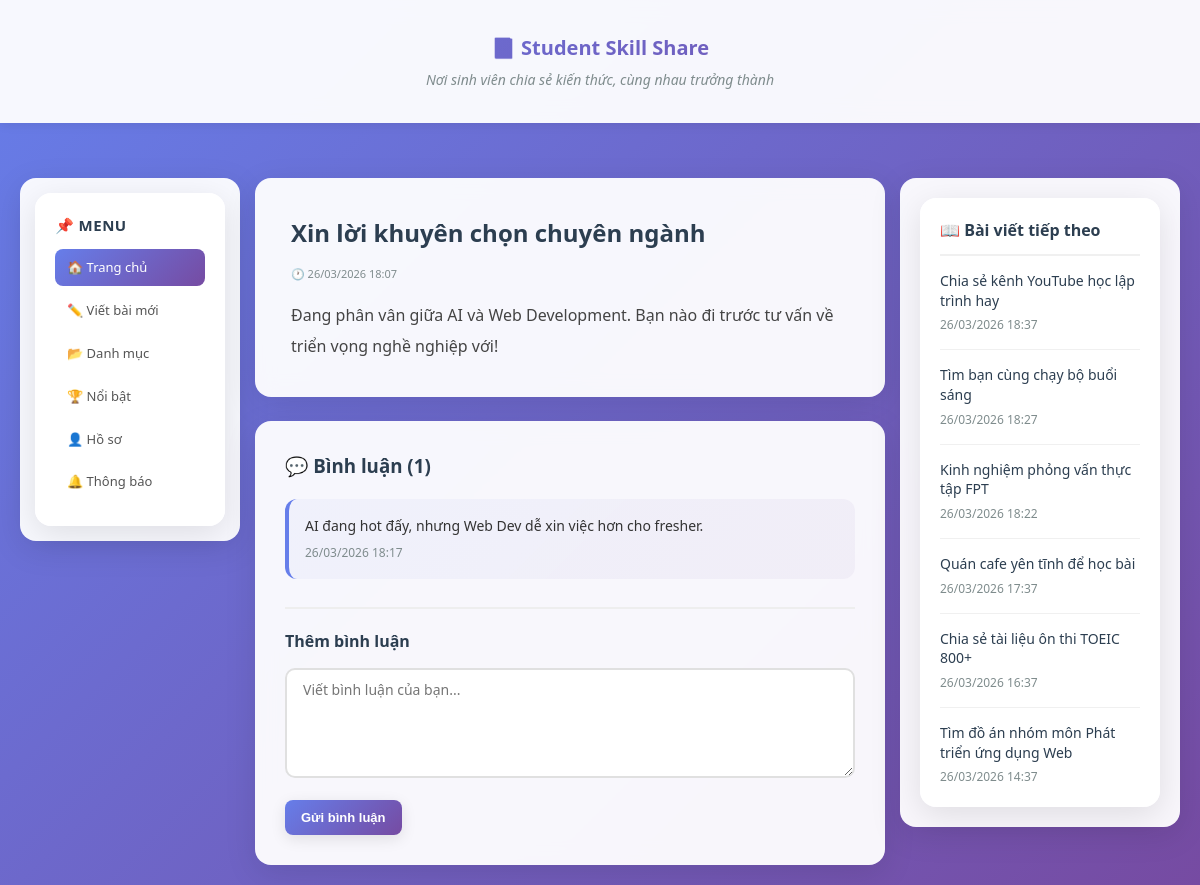
Screenshot of /post.php?id=17 with the database file from the repository.
### tables this page shows
CREATE TABLE IF NOT EXISTS posts (
    id INT AUTO_INCREMENT PRIMARY KEY,
    title VARCHAR(255) NOT NULL,
    content TEXT NOT NULL,
    like_count INT DEFAULT 0,
    created_at TIMESTAMP DEFAULT CURRENT_TIMESTAMP
);

CREATE TABLE IF NOT EXISTS comments (
    id INT AUTO_INCREMENT PRIMARY KEY,
    post_id INT NOT NULL,
    content TEXT NOT NULL,
    created_at TIMESTAMP DEFAULT CURRENT_TIMESTAMP,
    FOREIGN KEY (post_id) REFERENCES posts(id) ON DELETE CASCADE
);

### app/config/database.php (called while the page is built, shortened)
<?php
function getConnection() {
    static $pdo = null;
    if ($pdo === null) {
        try {
            $dsn = "mysql:host=" . DB_HOST . ";dbname=" . DB_NAME . ";charset=utf8mb4";
            $pdo = new PDO($dsn, DB_USER, DB_PASS);
            $pdo->setAttribute(PDO::ATTR_ERRMODE, PDO::ERRMODE_EXCEPTION);
            $pdo->setAttribute(PDO::ATTR_DEFAULT_FETCH_MODE, PDO::FETCH_ASSOC);
        } catch (PDOException $e) {
            error_log("Database connection failed: " . $e->getMessage());
            die("
                <!DOCTYPE html>
                <html>
                <head>
                    <meta charset='UTF-8'>
                    <title>Lỗi kết nối</title>
                    <style>
                        body { font-family: Arial; padding: 50px; background: #f5f5f5; }
                        .error-box { background: white; padding: 30px; border-radius: 10px; max-width: 600px; margin: 0 auto; box-shadow: 0 2px 10px rgba(0,0,0,0.1); }
                        h2 { color: #e74c3c; }
                        .steps { background: #f9f9f9; padding: 15px; border-left: 4px solid #3498db; margin: 20px 0; }
                    </style>
                </head>
                <body>
                    <div class='error-box'>
                        <h2>⚠️ Không thể kết nối database</h2>
                        <p>Vui lòng kiểm tra:</p>
                        <div class='steps'>
                            <ol>
                                <li>MySQL đã chạy trong XAMPP chưa?</li>
                                <li>Database 'student_blog' đã được tạo chưa?</li>
                                <li>Đã import file database.sql chưa?</li>
                                <li>Thông tin kết nối trong app/config/database.php đúng chưa?</li>
                            </ol>
                        </div>
                        <p><strong>Lỗi:</strong> " . htmlspecialchars($e->getMessage()) . "</p>
                        <p><a href='test-db.php' style='color: #3498db;'>→ Test kết nối database</a></p>
                    </div>
                </body>
                </html>
            ");
        }
    }
    return $pdo;
}

### app/models/Post.php (called while the page is built, shortened)
<?php
require_once __DIR__ . '/../config/database.php';
class Post {
    private $pdo;
    public function __construct() {
        $this->pdo = getConnection();
    }
    public function getSuggested($excludeId, $limit = 5) {
        $stmt = $this->pdo->prepare("SELECT id, title, created_at FROM posts WHERE id != :excludeId ORDER BY created_at DESC LIMIT :limit");
        $stmt->bindValue(':excludeId', (int)$excludeId, PDO::PARAM_INT);
        $stmt->bindValue(':limit', (int)$limit, PDO::PARAM_INT);
        $stmt->execute();
        return $stmt->fetchAll();
    }
    public function getById($id) {
        $stmt = $this->pdo->prepare("SELECT * FROM posts WHERE id = ?");
        $stmt->execute([$id]);
        return $stmt->fetch();
    }
}

### app/helpers/helpers.php (called while the page is built, shortened)
<?php
function escape($string) {
    return htmlspecialchars($string, ENT_QUOTES, 'UTF-8');
}
function formatDate($datetime) {
    return date('d/m/Y H:i', strtotime($datetime));
}

### app/models/Comment.php (called while the page is built, shortened)
<?php
require_once __DIR__ . '/../config/database.php';
class Comment {
    private $pdo;
    public function __construct() {
        $this->pdo = getConnection();
    }
    public function getByPostId($postId) {
        $stmt = $this->pdo->prepare("SELECT * FROM comments WHERE post_id = ? ORDER BY created_at ASC");
        $stmt->execute([$postId]);
        return $stmt->fetchAll();
    }
}

### public/post.php (the view, shortened to what this page needs)
<?php
require_once __DIR__ . '/../app/models/Post.php';
require_once __DIR__ . '/../app/models/Comment.php';
require_once __DIR__ . '/../app/helpers/helpers.php';
$postId = isset($_GET['id']) ? (int)$_GET['id'] : 0;
$postModel = new Post();
$commentModel = new Comment();
$post = $postModel->getById($postId);
$comments = $commentModel->getByPostId($postId);
$suggested = $postModel->getSuggested($postId, 6);
?>
<!DOCTYPE html>
<html lang="vi">
<head>
    <link rel="stylesheet" href="assets/style.css">
</head>
<body>
    <header>
        <div class="container">
            <h1>📘 Student Skill Share</h1>
            <p class="slogan">Nơi sinh viên chia sẻ kiến thức, cùng nhau trưởng thành</p>
        </div>
    </header>
    <div class="container">
        <div class="layout-grid layout-grid--detail">
            <aside class="sidebar-left">
                <nav class="side-menu">
                    <h4>📌 Menu</h4>
                    <ul>
                        <li><a href="index.php" class="active">🏠 Trang chủ</a></li>
                        <li><a href="create.php">✏️ Viết bài mới</a></li>
                        <li><a href="#" class="coming-soon" data-feature="Danh mục chủ đề">📂 Danh mục</a></li>
                        <li><a href="#" class="coming-soon" data-feature="Bảng xếp hạng">🏆 Nổi bật</a></li>
                        <li><a href="#" class="coming-soon" data-feature="Hồ sơ cá nhân">👤 Hồ sơ</a></li>
                        <li><a href="#" class="coming-soon" data-feature="Thông báo">🔔 Thông báo</a></li>
                    </ul>
                </nav>
            </aside>
            <main class="main-content">
                <div class="post-detail">
                    <h2><?= escape($post['title']) ?></h2>
                    <div class="post-meta">🕐 <?= formatDate($post['created_at']) ?></div>
                    <div class="post-content"><?= nl2br(escape($post['content'])) ?></div>
                </div>
                <div class="comments-section">
                    <h3>💬 Bình luận (<?= count($comments) ?>)</h3>
                    <?php if (empty($comments)): ?>
                        <div class="empty-state"><p>Chưa có bình luận nào. Hãy là người đầu tiên!</p></div>
                    <?php else: ?>
                        <?php foreach ($comments as $comment): ?>
                            <div class="comment-item">
                                <div class="comment-content"><?= nl2br(escape($comment['content'])) ?></div>
                                <div class="comment-meta"><?= formatDate($comment['created_at']) ?></div>
                            </div>
                        <?php endforeach; ?>
                    <?php endif; ?>
                    <div class="comment-form">
                        <h4>Thêm bình luận</h4>
                        <form method="POST" action="comment.php">
                            <div class="form-group">
                                <textarea name="content" placeholder="Viết bình luận của bạn..." required></textarea>
                            </div>
                            <button type="submit" class="btn btn-primary">Gửi bình luận</button>
                        </form>
                    </div>
                </div>
            </main>
            <aside class="sidebar-right">
                <div class="suggested-posts">
                    <h4>📖 Bài viết tiếp theo</h4>
                    <?php if (empty($suggested)): ?>
                        <p class="no-suggest">Chưa có bài viết nào khác.</p>
                    <?php else: ?>
                        <ul>
                            <?php foreach ($suggested as $s): ?>
                                <li>
                                    <a href="post.php?id=<?= $s['id'] ?>"><?= escape($s['title']) ?></a>
                                    <span class="suggest-date"><?= formatDate($s['created_at']) ?></span>
                                </li>
                            <?php endforeach; ?>
                        </ul>
                    <?php endif; ?>
                </div>
            </aside>
        </div>
    </div>
</body>
</html>

### rows the page displays
posts: title "Xin lời khuyên chọn chuyên ngành", created_at "26/03/2026 18:07", content "Đang phân vân giữa AI và Web Development. Bạn nào đi trước tư vấn về triển vọng nghề nghiệp với!"
comments: content "AI đang hot đấy, nhưng Web Dev dễ xin việc hơn cho fresher.", created_at "26/03/2026 18:17"
posts: title "Chia sẻ kênh YouTube học lập trình hay", created_at "26/03/2026 18:37"
posts: title "Tìm bạn cùng chạy bộ buổi sáng", created_at "26/03/2026 18:27"
posts: title "Kinh nghiệm phỏng vấn thực tập FPT", created_at "26/03/2026 18:22"
posts: title "Quán cafe yên tĩnh để học bài", created_at "26/03/2026 17:37"
posts: title "Chia sẻ tài liệu ôn thi TOEIC 800+", created_at "26/03/2026 16:37"
posts: title "Tìm đồ án nhóm môn Phát triển ứng dụng Web", created_at "26/03/2026 14:37"

### other values shown
count($comments) "1"
